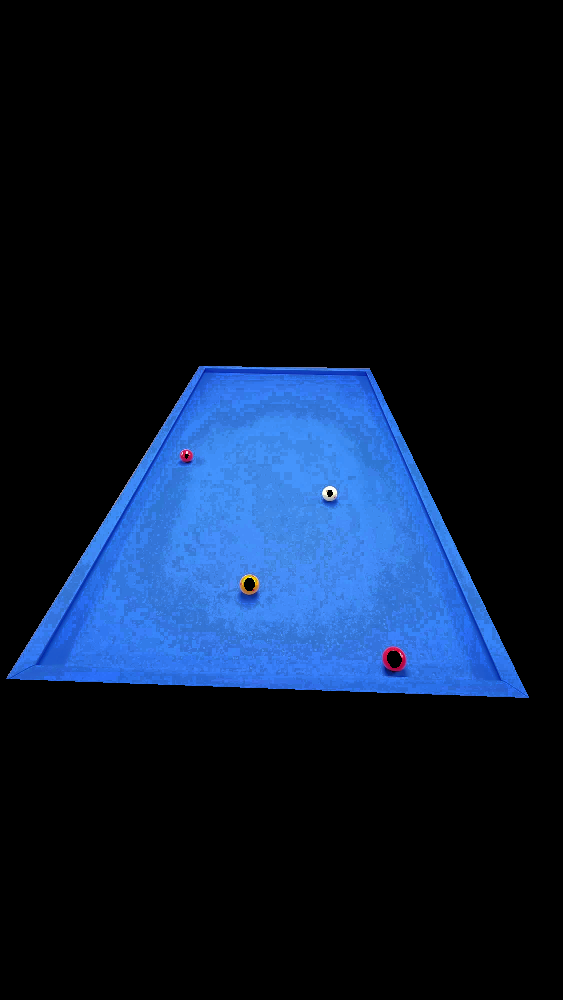
//> input picture Test1_TableAndBallsOnly.png, 563 x 1000 px
$ ./Plane_Warping   (built with g++ and OpenCV 4)
//> lines starting //> are read from the running program, lines starting //| are printed output that depends on the picture; after the words box and inside, x2 and y2 are one past the last pixel; in counts of white or black regions, pixels touching at a corner belong together
//> further down, image_color is the input picture: 1000 rows x 563 cols, CV_8UC3; mean B, G, R 45.5, 24.4, 11
#include <opencv2/opencv.hpp>
#include <iostream>
#include <vector>
#include <algorithm>

using namespace std;
using namespace cv;

// 사각형 꼭짓점 TopLeft, TopRight, BottomRight, BottomLeft 순서로 정렬
vector<Point2f> orderPoints(const vector<Point2f>& points) {
	vector<Point2f> sortedPoints(4);

	// x + y 합계로 TL, BR 찾기
	// TL (TopLeft) : x+y가 가장 작음
	// BR (BottomRight) : x+y가 가장 큼
	vector<float> sums;
	for (const auto& p : points) {
		sums.push_back(p.x + p.y);
	}
	auto minMaxSum = minmax_element(sums.begin(), sums.end());
	sortedPoints[0] = points[distance(sums.begin(), minMaxSum.first)]; // TL
	sortedPoints[2] = points[distance(sums.begin(), minMaxSum.second)]; // BR

	// x - y 차이로 TR, BL 찾기
	// TR (TopRight) : x-y가 가장 큼
	// BL (BottomLeft) : x-y가 가장 작음
	vector<float> diffs;
	for (const auto& p : points) {
		diffs.push_back(p.x - p.y);
	}
	auto minMaxDiff = minmax_element(diffs.begin(), diffs.end());
	sortedPoints[1] = points[distance(diffs.begin(), minMaxDiff.second)]; // TR
	sortedPoints[3] = points[distance(diffs.begin(), minMaxDiff.first)]; // BL

	return sortedPoints;
}

// 당구대로 생각되는 사각형 찾기
vector<Point2f> findDocumentContour(const Mat& image) {
	Mat gray, blurred, edged;

	// 1. 그레이스케일(어차피 contour인식하는데는 이미지 색은 상관없기 때문에) 및 노이즈 제거(생각보다 백그라운드에 노이즈가 꽤 있어서)
	cvtColor(image, gray, COLOR_BGR2GRAY);
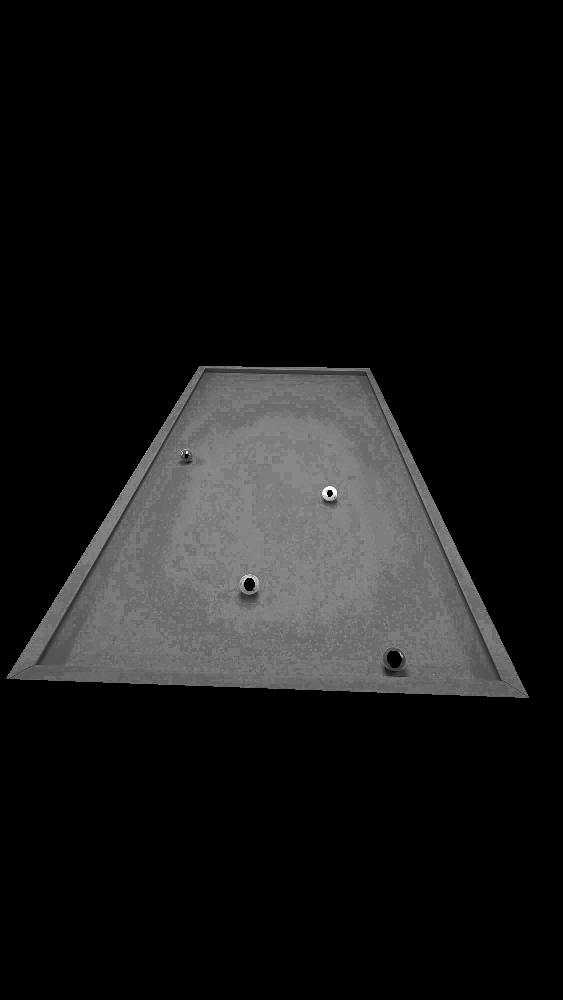
//> gray: 1000 rows x 563 cols, CV_8UC1; min 0, max 255, mean 22.8
	GaussianBlur(gray, blurred, Size(5, 5), 0);

	// 2. Canny 엣지 검출
	Canny(blurred, edged, 75, 200);
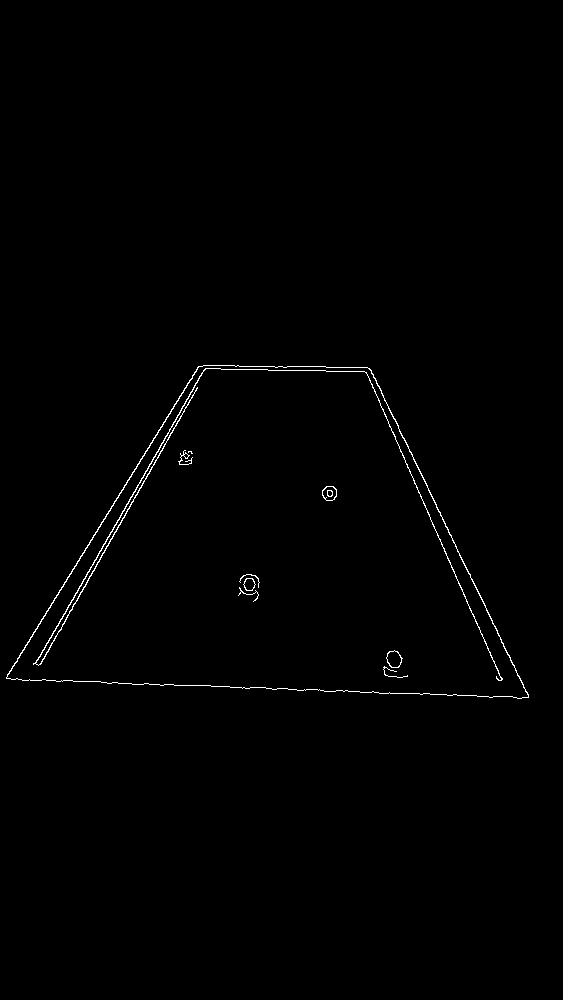
//> edged: 1000 rows x 563 cols, CV_8UC1; 0.62% white in thin lines or dots, all inside (x1, y1, x2, y2) = (6, 365, 529, 699)

	// dilation으로 끊어진 엣지들 연결
	Mat kernel = getStructuringElement(MORPH_RECT, Size(5, 5));
	dilate(edged, edged, kernel);
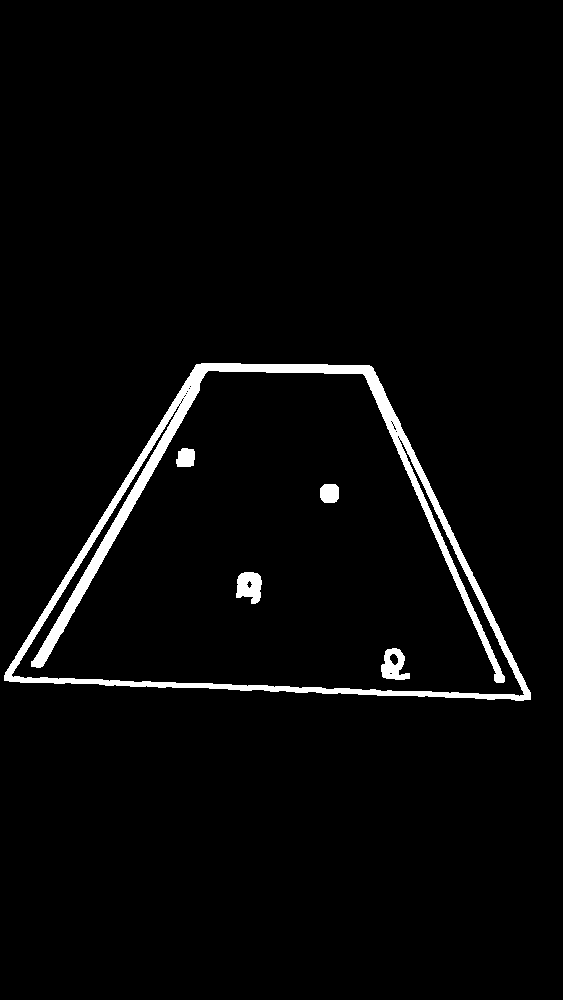
//> edged: 1000 rows x 563 cols, CV_8UC1; 3% white; 5 white regions

	// 3. 윤곽선 찾기
	vector<vector<Point>> contours;
	findContours(edged, contours, RETR_EXTERNAL, CHAIN_APPROX_SIMPLE);
//> contours = 1 contour; box (x1, y1, x2, y2) and area: (4, 363, 531, 701) 115513

	// 가장 큰 윤곽선을 찾기 위한 변수
	double maxArea = 0;
	vector<Point> bestContour;
	vector<Point2f> bestQuad;

	// 4. 모든 윤곽선을 순회하며 사각형 필터링
	for (const auto& contour : contours) {
		double area = contourArea(contour);

		// 너무 작은 윤곽선은 무시(이 파라미터도 조정해봐야할듯, 리사이즈한 이미지에 대해서 적절한 값으로 한거라)
		if (area < 2000) continue;

		// 5. 다각형으로 근사 (Contour를 단순화)
		double peri = arcLength(contour, true);
		vector<Point> approxPoly;
		approxPolyDP(contour, approxPoly, 0.02 * peri, true);

		// 6. 4개의 꼭짓점을 가지고, 면적이 가장 큰 것을 선택
		if (approxPoly.size() == 4 && area > maxArea) {
			maxArea = area;
			bestContour = approxPoly;
		}
	}
//> this loop made 1 pass
//> (area, peri, maxArea) on pass 1: (115513, 1514, 115513)
//> after the loop, maxArea = 115513

	// `std::vector<cv::Point>`를 `std::vector<cv::Point2f>`로 변환
	if (!bestContour.empty()) {
		for (const auto& p : bestContour) {
			bestQuad.push_back(Point2f(p.x, p.y));
		}
//> this loop made 4 passes
//> p on passes 1 to 4: Point(4, 675), Point(530, 699), Point(369, 365), Point(196, 364)
	}

	return bestQuad;
}

int main() {
	// 1. 이미지 로드 (컬러)
	Mat image_color = imread("Test1_TableAndBallsOnly.png", IMREAD_COLOR);
	if (image_color.empty()) {
		cerr << "이미지없음" << endl;
		return -1;
	}

	// display용 복사본
	Mat image_display = image_color.clone();

	// 2. 당구대로 생각되는 사각형 찾기
	vector<Point2f> srcPoints = findDocumentContour(image_color);
//> srcPoints = 4 Points (x, y): [4, 675], [530, 699], [369, 365], [196, 364]

	if (srcPoints.empty()) {
		cerr << "maxArea 파라미터 조정 필요" << endl;
		return -1;
	}

	cout << "contour 찾기 서어공" << endl;

	// 3. 찾은 꼭짓점 정렬 (TL, TR, BR, BL)
	srcPoints = orderPoints(srcPoints);
//> the loop in orderPoints, `for (const auto& p : points)` made 4 passes
//> in orderPoints, `sortedPoints[0] = points[distance(sums.begin(), minMaxSum.first)];`: sortedPoints = 4 Points (x, y): [196, 364], [0, 0], [0, 0], [0, 0]
//> in orderPoints, `sortedPoints[2] = points[distance(sums.begin(), minMaxSum.second)];`: sortedPoints = 4 Points (x, y): [196, 364], [0, 0], [530, 699], [0, 0]
//> in orderPoints, `sortedPoints[1] = points[distance(diffs.begin(), minMaxDiff.second)];`: sortedPoints = 4 Points (x, y): [196, 364], [369, 365], [530, 699], [0, 0]
//> in orderPoints, `sortedPoints[3] = points[distance(diffs.begin(), minMaxDiff.first)];`: sortedPoints = 4 Points (x, y): [196, 364], [369, 365], [530, 699], [4, 675]
//> srcPoints has the same summary as sortedPoints in orderPoints

	// 4. 잘 보려고 리사이징 후 꼭짓점 대입
	float outputWidth = 500;
	float outputHeight = outputWidth * 1.414;

	vector<Point2f> dstPoints = {
		Point2f(0, 0),
		Point2f(outputWidth - 1, 0),
		Point2f(outputWidth - 1, outputHeight - 1),
		Point2f(0, outputHeight - 1)
	};

	// 5. 호모그래피 계산
	Mat H = getPerspectiveTransform(srcPoints, dstPoints);
//> H = [[-2.16, -1.34, 910.7], [0.0287, -4.97, 1804.4], [-6.45e-05, -0.00474, 1]]

	// 6. warping
	Mat warpedImage;
	warpPerspective(image_color, warpedImage, H, Size(outputWidth, outputHeight));
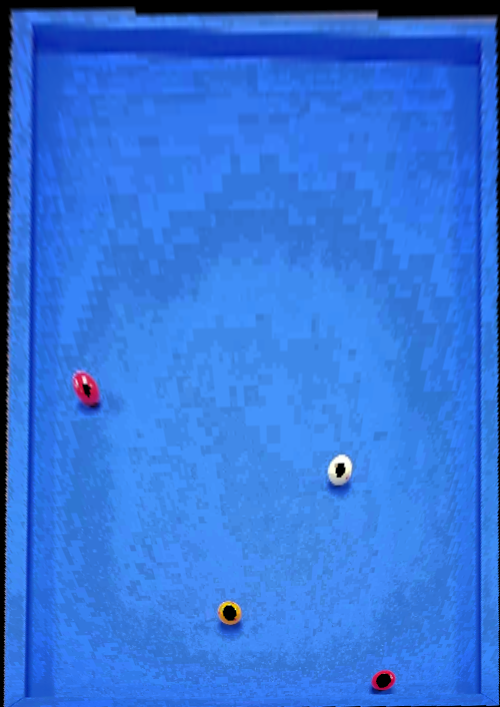
//> warpedImage: 707 rows x 500 cols, CV_8UC3; mean B, G, R 219.7, 116.3, 51.8

	// 7. 결과 시각화 (찾은 윤곽선 그리기)
	vector<vector<Point>> contourToDraw;
	vector<Point> intPoints;
	for (const auto& p : srcPoints) {
		intPoints.push_back(Point(p.x, p.y));
	}
//> this loop made 4 passes
	contourToDraw.push_back(intPoints);
//> contourToDraw = 1 contour; box (x1, y1, x2, y2) and area: (4, 364, 531, 700) 112908
	drawContours(image_display, contourToDraw, 0, Scalar(0, 255, 0), 1);
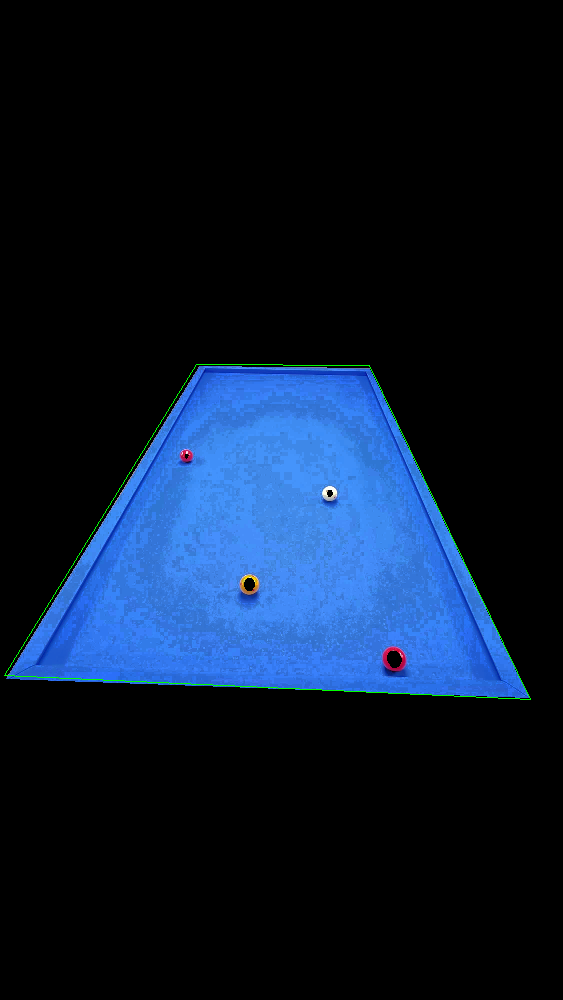
//> image_display: 1000 rows x 563 cols, CV_8UC3; 0.24% of pixels changed, all inside (x1, y1, x2, y2) = (4, 364, 531, 700)

	// 8. 결과 창 표시 (원본 크기)
	imshow("Original with Contour", image_display);
	imshow("Top Down View", warpedImage);

	imwrite("contour_output.jpg", image_display);
	imwrite("topdown_output.jpg", warpedImage);

	waitKey(0);

	return 0;
}
